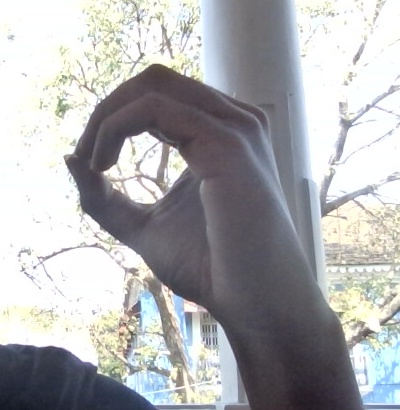
#> input picture data/0/013.jpg, 400 x 410 px; its folder holds only this picture in this run
$ python preprocessing.py
#> lines starting #> are read from the running program, lines starting #| are printed output that depends on the picture; after the words box and inside, x2 and y2 are one past the last pixel; in counts of white or black regions, pixels touching at a corner belong together
#> further down, img is the input picture: shape (410, 400, 3); mean B, G, R 176, 174.1, 173.5
import numpy as np
import cv2
import os

def preprocess(frame):
    grayscale = cv2.cvtColor(frame, cv2.COLOR_BGR2GRAY)
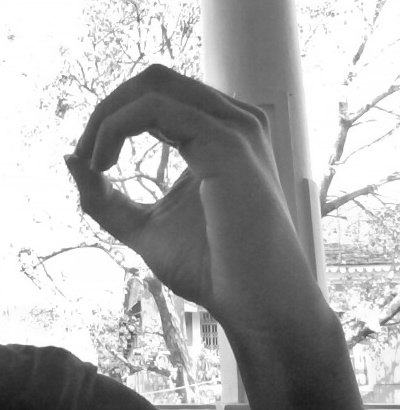
#> grayscale: shape (410, 400); min 23, max 255, mean 174.2

    blur = cv2.GaussianBlur(grayscale, (5,5), 2)
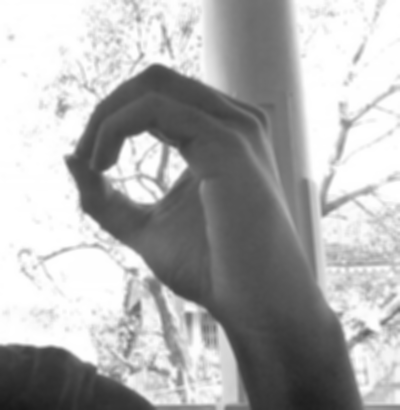
#> blur: shape (410, 400); min 25, max 255, mean 174.2

    # canny  = cv2.Canny(blur, 50, 100, 3)

    th3 = cv2.adaptiveThreshold(blur, 255, cv2.ADAPTIVE_THRESH_GAUSSIAN_C, cv2.THRESH_BINARY_INV, 11, 2)
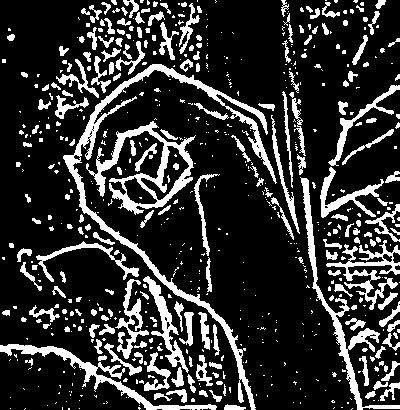
#> th3: shape (410, 400); 19.8% white; 641 white regions (437 under 20 px), largest, box (x1, y1, x2, y2) and area: (63, 64, 277, 410) 4560, (86, 121, 196, 215) 2567, (300, 177, 400, 410) 2002

    ret, res = cv2.threshold(th3, 70, 255, cv2.THRESH_BINARY_INV+cv2.THRESH_OTSU)
#> ret = 0

    resized = cv2.resize(res, (256,256), interpolation = cv2.INTER_AREA)
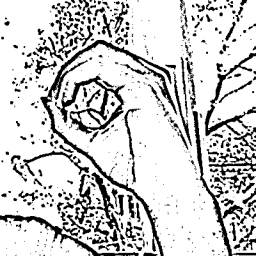
#> resized: shape (256, 256); min 0, max 255, mean 204.6

    return resized

if not os.path.exists('preprocessed'):
    os.makedirs('preprocessed')

for i in os.listdir("data/"):
    for j in os.listdir("data/"+i):
        img = cv2.imread("data/"+i+"/"+j)
        preprocessed_img = preprocess(img)
        if not os.path.exists('preprocessed/'+i):
            os.makedirs("preprocessed/"+i)
        cv2.imwrite("preprocessed/"+i+"/"+j, preprocessed_img)
#> pass 2 of the loop `for i in os.listdir("data/"):`:
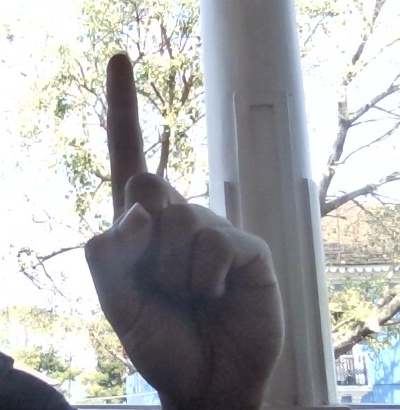
#> input picture data/1/111.jpg, 400 x 410 px
#> img is the input picture: shape (410, 400, 3); mean B, G, R 172.8, 172.2, 170.9
#> in preprocess (call 2), `th3 = cv2.adaptiveThreshold(blur, 255, cv2.ADAPTIVE_THRESH_GAUSSIAN_C,..`:
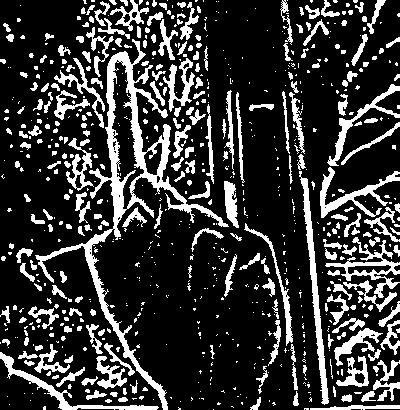
#> th3: shape (410, 400); 21.3% white; 741 white regions (501 under 20 px), largest, box (x1, y1, x2, y2) and area: (35, 39, 229, 410) 6237, (299, 171, 329, 405) 1370, (325, 237, 400, 298) 1049
#> in preprocess (call 2), `resized = cv2.resize(res, (256,256), interpolation = cv2.INTER_AREA)`:
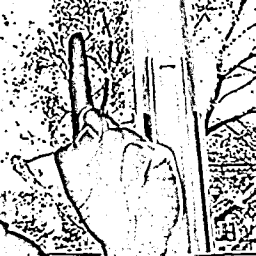
#> resized: shape (256, 256); min 0, max 255, mean 200.7
